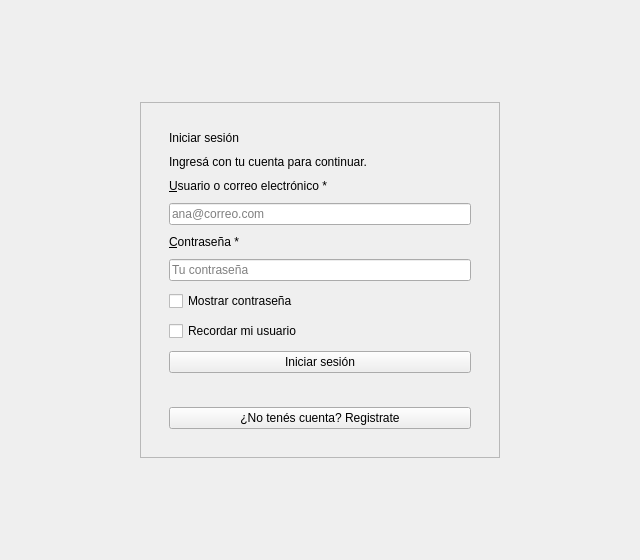
<?xml version="1.0" encoding="UTF-8"?>
<ui version="4.0">
 <class>pantalla_login</class>
 <widget class="QWidget" name="pantalla_login">
  <property name="geometry">
   <rect>
    <x>0</x>
    <y>0</y>
    <width>640</width>
    <height>560</height>
   </rect>
  </property>
  <property name="windowTitle">
   <string>Iniciar sesión</string>
  </property>
  <layout class="QGridLayout" name="gridLayout_principal">
   <item row="0" column="1">
    <spacer name="spacer_arriba">
     <property name="orientation">
      <enum>Qt::Vertical</enum>
     </property>
     <property name="sizeHint" stdset="0">
      <size>
       <width>20</width>
       <height>40</height>
      </size>
     </property>
    </spacer>
   </item>
   <item row="1" column="0">
    <spacer name="spacer_izquierda">
     <property name="orientation">
      <enum>Qt::Horizontal</enum>
     </property>
     <property name="sizeHint" stdset="0">
      <size>
       <width>40</width>
       <height>20</height>
      </size>
     </property>
    </spacer>
   </item>
   <item row="1" column="1">
    <widget class="QFrame" name="frame_tarjeta">
     <property name="minimumSize">
      <size>
       <width>360</width>
       <height>0</height>
      </size>
     </property>
     <property name="maximumSize">
      <size>
       <width>400</width>
       <height>16777215</height>
      </size>
     </property>
     <property name="frameShape">
      <enum>QFrame::StyledPanel</enum>
     </property>
     <property name="frameShadow">
      <enum>QFrame::Raised</enum>
     </property>
     <layout class="QVBoxLayout" name="layout_tarjeta">
      <property name="spacing">
       <number>10</number>
      </property>
      <property name="leftMargin">
       <number>28</number>
      </property>
      <property name="topMargin">
       <number>28</number>
      </property>
      <property name="rightMargin">
       <number>28</number>
      </property>
      <property name="bottomMargin">
       <number>28</number>
      </property>
      <item>
       <widget class="QLabel" name="label_titulo">
        <property name="text">
         <string>Iniciar sesión</string>
        </property>
       </widget>
      </item>
      <item>
       <widget class="QLabel" name="label_subtitulo">
        <property name="text">
         <string>Ingresá con tu cuenta para continuar.</string>
        </property>
        <property name="wordWrap">
         <bool>true</bool>
        </property>
       </widget>
      </item>
      <item>
       <widget class="QLabel" name="label_usuario">
        <property name="text">
         <string>&amp;Usuario o correo electrónico *</string>
        </property>
        <property name="buddy">
         <cstring>input_usuario</cstring>
        </property>
       </widget>
      </item>
      <item>
       <widget class="QLineEdit" name="input_usuario">
        <property name="placeholderText">
         <string>ana@correo.com</string>
        </property>
       </widget>
      </item>
      <item>
       <widget class="QLabel" name="label_password">
        <property name="text">
         <string>&amp;Contraseña *</string>
        </property>
        <property name="buddy">
         <cstring>input_password</cstring>
        </property>
       </widget>
      </item>
      <item>
       <widget class="QLineEdit" name="input_password">
        <property name="echoMode">
         <enum>QLineEdit::Password</enum>
        </property>
        <property name="placeholderText">
         <string>Tu contraseña</string>
        </property>
       </widget>
      </item>
      <item>
       <widget class="QCheckBox" name="chk_mostrar_password">
        <property name="text">
         <string>Mostrar contraseña</string>
        </property>
       </widget>
      </item>
      <item>
       <widget class="QCheckBox" name="chk_recordar_usuario">
        <property name="text">
         <string>Recordar mi usuario</string>
        </property>
       </widget>
      </item>
      <item>
       <widget class="QPushButton" name="btn_login">
        <property name="cursor">
         <cursorShape>PointingHandCursor</cursorShape>
        </property>
        <property name="text">
         <string>Iniciar sesión</string>
        </property>
       </widget>
      </item>
      <item>
       <widget class="QLabel" name="label_mensaje">
        <property name="text">
         <string/>
        </property>
        <property name="wordWrap">
         <bool>true</bool>
        </property>
       </widget>
      </item>
      <item>
       <widget class="QPushButton" name="btn_ir_registro">
        <property name="cursor">
         <cursorShape>PointingHandCursor</cursorShape>
        </property>
        <property name="text">
         <string>¿No tenés cuenta? Registrate</string>
        </property>
       </widget>
      </item>
     </layout>
    </widget>
   </item>
   <item row="1" column="2">
    <spacer name="spacer_derecha">
     <property name="orientation">
      <enum>Qt::Horizontal</enum>
     </property>
     <property name="sizeHint" stdset="0">
      <size>
       <width>40</width>
       <height>20</height>
      </size>
     </property>
    </spacer>
   </item>
   <item row="2" column="1">
    <spacer name="spacer_abajo">
     <property name="orientation">
      <enum>Qt::Vertical</enum>
     </property>
     <property name="sizeHint" stdset="0">
      <size>
       <width>20</width>
       <height>40</height>
      </size>
     </property>
    </spacer>
   </item>
  </layout>
 </widget>
 <tabstops>
  <tabstop>input_usuario</tabstop>
  <tabstop>input_password</tabstop>
  <tabstop>chk_mostrar_password</tabstop>
  <tabstop>chk_recordar_usuario</tabstop>
  <tabstop>btn_login</tabstop>
  <tabstop>btn_ir_registro</tabstop>
 </tabstops>
 <resources/>
 <connections/>
</ui>
